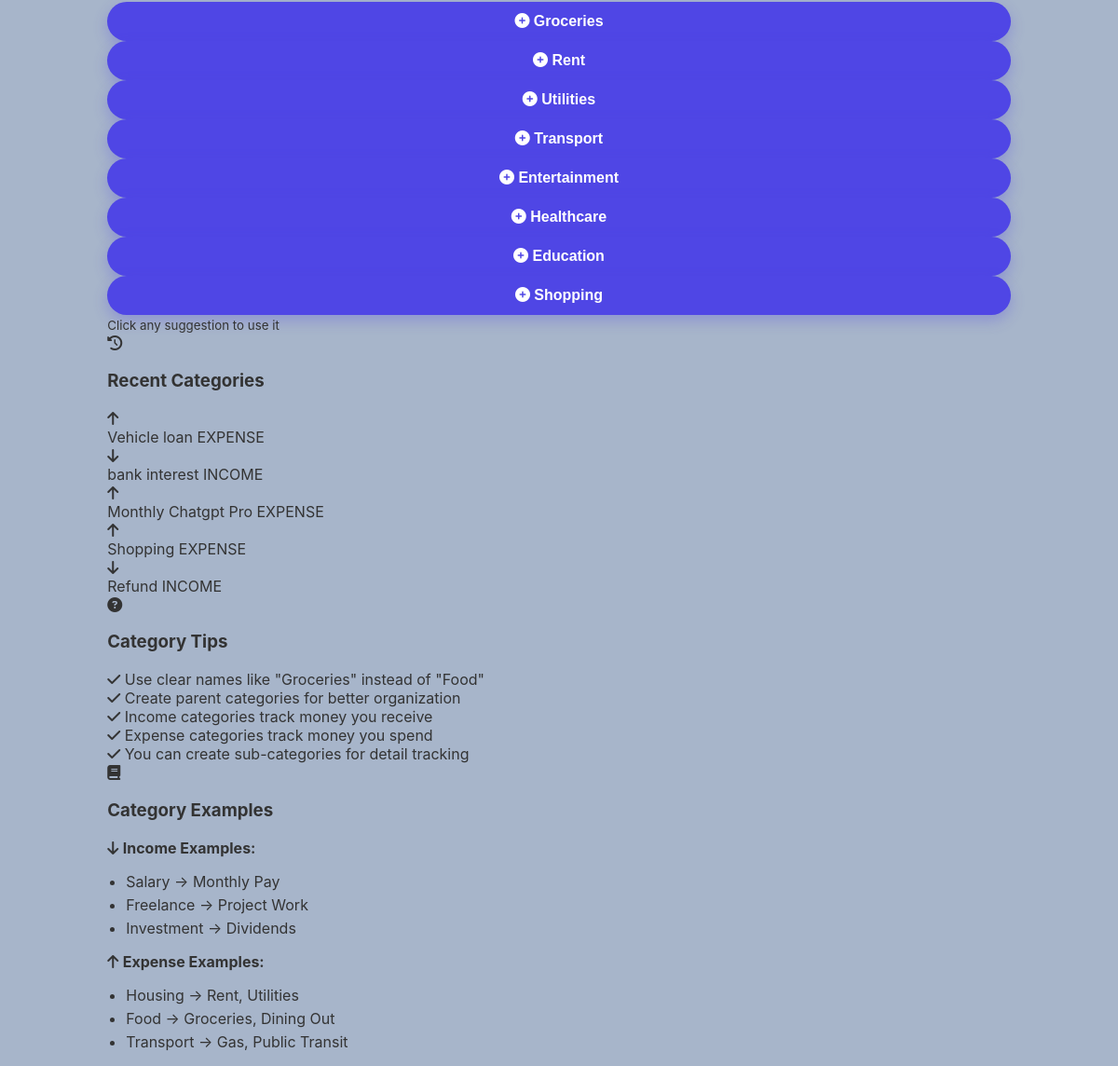
/app/categories/create.php (signed in, lower part), run on an earlier commit of the app's database.
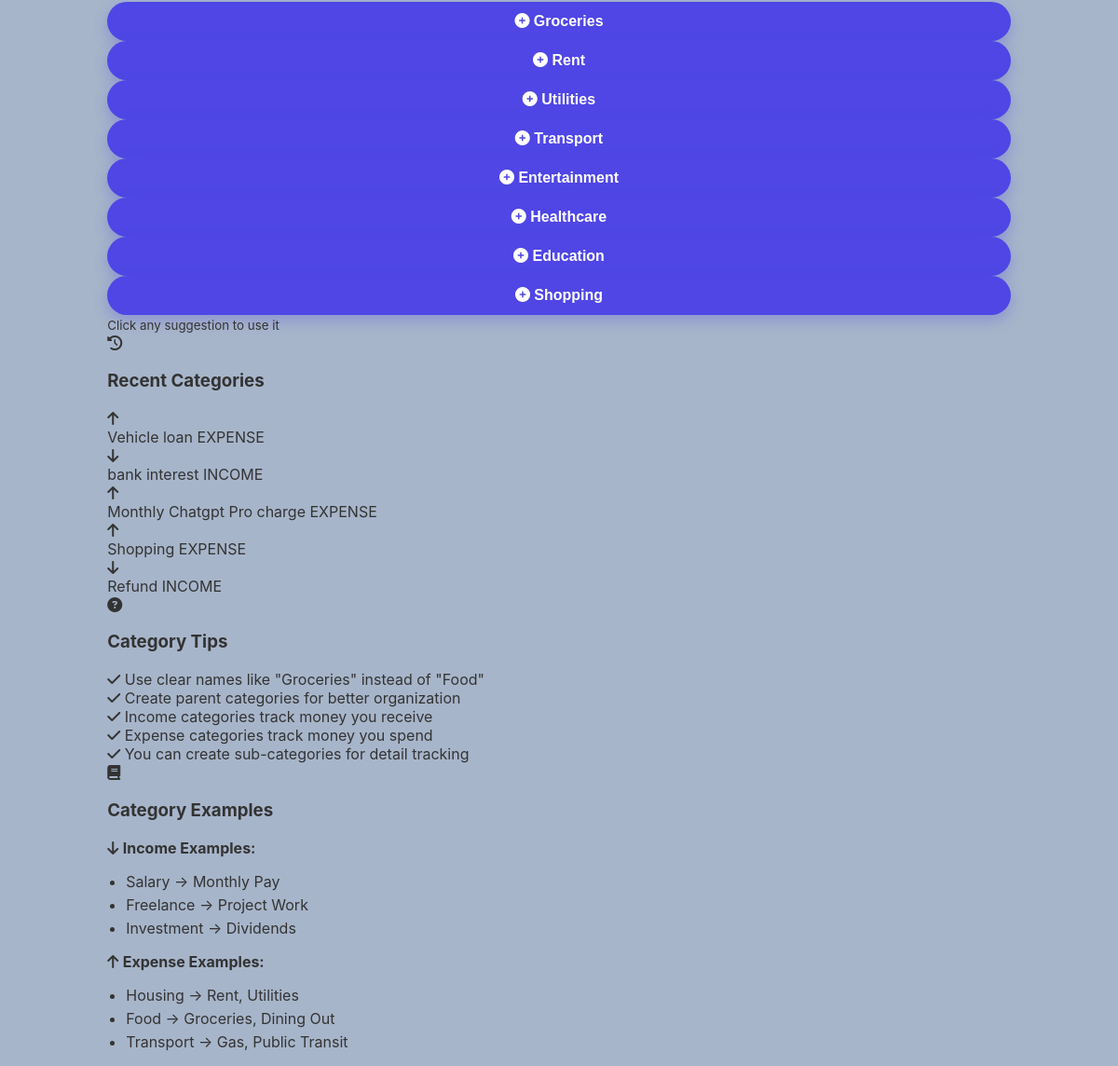
And on a later commit of the database.
### tables this page shows
CREATE TABLE CATEGORIES_LOCAL (
  local_category_id  INTEGER PRIMARY KEY AUTOINCREMENT,
  user_local_id      INTEGER NOT NULL,
  server_category_id INTEGER,
  parent_local_id    INTEGER,
  category_name      TEXT NOT NULL,
  category_type      TEXT NOT NULL CHECK(category_type IN ('INCOME','EXPENSE')),
  created_at         TEXT NOT NULL,
  updated_at         TEXT NOT NULL, sync_dirty INTEGER DEFAULT 0, last_sync_at TEXT,
  FOREIGN KEY(user_local_id)   REFERENCES USERS_LOCAL(local_user_id),
  FOREIGN KEY(parent_local_id) REFERENCES CATEGORIES_LOCAL(local_category_id)
);

### app/categories/create.php (the view, shortened to what this page needs)
<?php
if (!function_exists('h')) {
    function h($v) { return htmlspecialchars((string)$v, ENT_QUOTES, 'UTF-8'); }
}
$pdo = sqlite();
$uid = (int)($_SESSION['uid'] ?? 0);
$selectedType = $_POST['category_type'] ?? 'EXPENSE';
$existing = $pdo->prepare("SELECT category_name, category_type FROM CATEGORIES_LOCAL WHERE user_local_id=? ORDER BY created_at DESC LIMIT 5");
$existing->execute([$uid]);
$recent_categories = $existing->fetchAll(PDO::FETCH_ASSOC);
$suggestions = [
    'INCOME' => ['Salary', 'Freelance', 'Investment', 'Bonus', 'Gift', 'Refund', 'Rental Income'],
    'EXPENSE' => ['Groceries', 'Rent', 'Utilities', 'Transport', 'Entertainment', 'Healthcare', 'Education', 'Shopping']
];
?>
<!doctype html>
<html lang="en">
<head>
  <link rel="stylesheet" href="https://cdnjs.cloudflare.com/ajax/libs/font-awesome/6.4.0/css/all.min.css">
  <link rel="stylesheet" href="create.css">
</head>
<body>
<div class="app-container">
  <main class="main-content">
    <div class="content-grid">
      <div class="info-section">
        <div class="info-card suggestions-card">
          <div class="info-content">
            <div class="suggestions-grid">
              <?php foreach($suggestions[$selectedType] as $suggestion): ?>
              <button type="button" class="suggestion-btn" onclick="document.getElementById('category_name').value = '<?= $suggestion ?>'; document.getElementById('category_name').focus();">
                <i class="fas fa-plus-circle"></i>
                <span><?= $suggestion ?></span>
              </button>
              <?php endforeach; ?>
            </div>
            <small class="suggestions-hint">Click any suggestion to use it</small>
          </div>
        </div>
        <?php if (!empty($recent_categories)): ?>
        <div class="info-card recent-card">
          <div class="info-header">
            <i class="fas fa-history"></i>
            <h3>Recent Categories</h3>
          </div>
          <div class="info-content">
            <?php foreach($recent_categories as $cat): ?>
            <div class="recent-category-item">
              <div class="recent-cat-icon <?= strtolower($cat['category_type']) ?>">
                <i class="fas fa-<?= $cat['category_type'] === 'INCOME' ? 'arrow-down' : 'arrow-up' ?>"></i>
              </div>
              <div class="recent-cat-info">
                <span class="recent-cat-name"><?= h($cat['category_name']) ?></span>
                <span class="recent-cat-type"><?= $cat['category_type'] ?></span>
              </div>
            </div>
            <?php endforeach; ?>
          </div>
        </div>
        <?php endif; ?>
        <div class="info-card tips-card">
          <div class="info-header">
            <i class="fas fa-question-circle"></i>
            <h3>Category Tips</h3>
          </div>
          <div class="info-content">
            <div class="tip-item">
              <i class="fas fa-check"></i>
              <span>Use clear names like "Groceries" instead of "Food"</span>
            </div>
            <div class="tip-item">
              <i class="fas fa-check"></i>
              <span>Create parent categories for better organization</span>
            </div>
            <div class="tip-item">
              <i class="fas fa-check"></i>
              <span>Income categories track money you receive</span>
            </div>
            <div class="tip-item">
              <i class="fas fa-check"></i>
              <span>Expense categories track money you spend</span>
            </div>
            <div class="tip-item">
              <i class="fas fa-check"></i>
              <span>You can create sub-categories for detail tracking</span>
            </div>
          </div>
        </div>
        <div class="info-card examples-card">
          <div class="info-header">
            <i class="fas fa-book"></i>
            <h3>Category Examples</h3>
          </div>
          <div class="info-content">
            <div class="example-group">
              <div class="example-header">
                <i class="fas fa-arrow-down"></i>
                <strong>Income Examples:</strong>
              </div>
              <ul class="example-list">
                <li>Salary → Monthly Pay</li>
                <li>Freelance → Project Work</li>
                <li>Investment → Dividends</li>
              </ul>
            </div>
            <div class="example-group">
              <div class="example-header">
                <i class="fas fa-arrow-up"></i>
                <strong>Expense Examples:</strong>
              </div>
              <ul class="example-list">
                <li>Housing → Rent, Utilities</li>
                <li>Food → Groceries, Dining Out</li>
                <li>Transport → Gas, Public Transit</li>
              </ul>
            </div>
          </div>
        </div>
      </div>
    </div>
  </main>
</div>
</body>
</html>

What changed in the data, as far as the page shows it:
changed categories_local: category_name "Monthly Chatgpt Pro" → "Monthly Chatgpt Pro charge"
